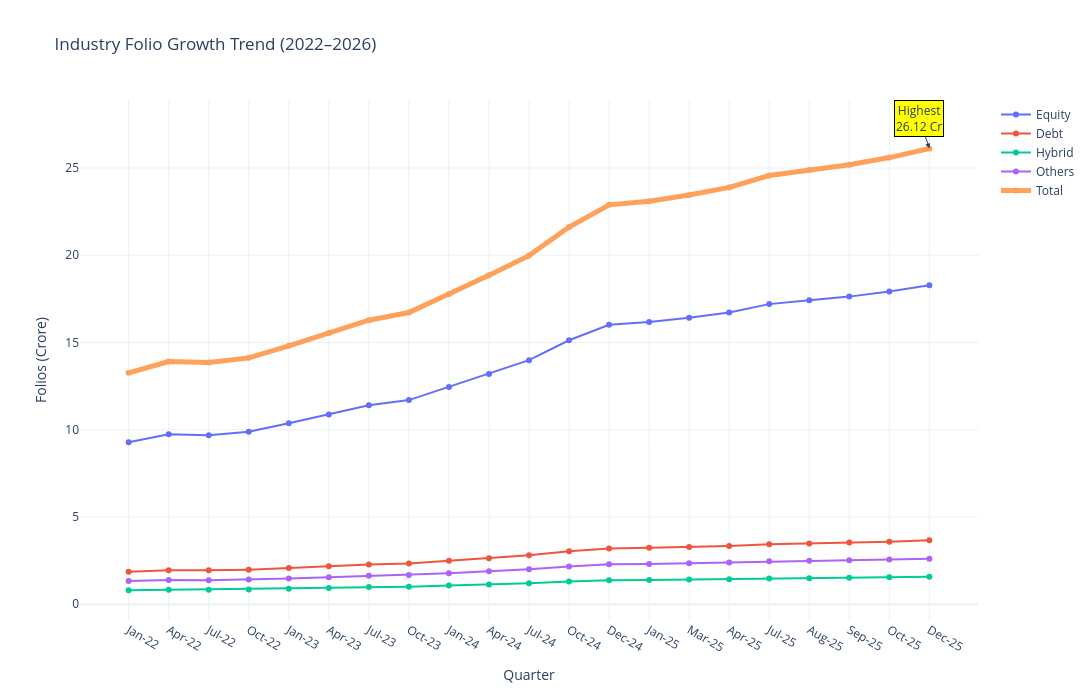

The notebook cell this image was saved under:
### Code cell
fig.update_layout(
    title="Industry Folio Growth Trend (2022–2026)",
    xaxis_title="Quarter",
    yaxis_title="Folios (Crore)",
    template="plotly_white",
    width=1500,
    height=700,
    hovermode="x unified"
)

### Figure 1 — Plotly figure (JSON) as saved in the notebook; plotly's stock layout.template omitted (floating-point values rounded to 4 significant figures)
{"data": [{"mode": "lines+markers", "name": "Equity", "type": "scatter", "x": ["Jan-22", "Apr-22", "Jul-22", "Oct-22", "Jan-23", "Apr-23", "Jul-23", "Oct-23", "Jan-24", "Apr-24", "Jul-24", "Oct-24", "Dec-24", "Jan-25", "Mar-25", "Apr-25", "Jul-25", "Aug-25", "Sep-25", "Oct-25", "Dec-25"], "y": [9.28, 9.74, 9.69, 9.88, 10.37, 10.88, 11.4, 11.7, 12.45, 13.2, 13.99, 15.13, 16.02, 16.17, 16.42, 16.72, 17.2, 17.42, 17.63, 17.92, 18.28]}, {"mode": "lines+markers", "name": "Debt", "type": "scatter", "x": ["Jan-22", "Apr-22", "Jul-22", "Oct-22", "Jan-23", "Apr-23", "Jul-23", "Oct-23", "Jan-24", "Apr-24", "Jul-24", "Oct-24", "Dec-24", "Jan-25", "Mar-25", "Apr-25", "Jul-25", "Aug-25", "Sep-25", "Oct-25", "Dec-25"], "y": [1.86, 1.95, 1.94, 1.98, 2.07, 2.18, 2.28, 2.34, 2.49, 2.64, 2.8, 3.03, 3.2, 3.23, 3.28, 3.34, 3.44, 3.48, 3.53, 3.58, 3.66]}, {"mode": "lines+markers", "name": "Hybrid", "type": "scatter", "x": ["Jan-22", "Apr-22", "Jul-22", "Oct-22", "Jan-23", "Apr-23", "Jul-23", "Oct-23", "Jan-24", "Apr-24", "Jul-24", "Oct-24", "Dec-24", "Jan-25", "Mar-25", "Apr-25", "Jul-25", "Aug-25", "Sep-25", "Oct-25", "Dec-25"], "y": [0.8, 0.83, 0.83, 0.85, 0.89, 0.93, 0.98, 1.0, 1.07, 1.13, 1.2, 1.3, 1.37, 1.39, 1.41, 1.43, 1.47, 1.49, 1.51, 1.54, 1.57]}, {"mode": "lines+markers", "name": "Others", "type": "scatter", "x": ["Jan-22", "Apr-22", "Jul-22", "Oct-22", "Jan-23", "Apr-23", "Jul-23", "Oct-23", "Jan-24", "Apr-24", "Jul-24", "Oct-24", "Dec-24", "Jan-25", "Mar-25", "Apr-25", "Jul-25", "Aug-25", "Sep-25", "Oct-25", "Dec-25"], "y": [1.33, 1.39, 1.38, 1.41, 1.48, 1.55, 1.63, 1.67, 1.78, 1.89, 2.0, 2.16, 2.29, 2.31, 2.35, 2.39, 2.46, 2.49, 2.52, 2.56, 2.61]}, {"line": {"width": 5}, "mode": "lines+markers", "name": "Total", "type": "scatter", "x": ["Jan-22", "Apr-22", "Jul-22", "Oct-22", "Jan-23", "Apr-23", "Jul-23", "Oct-23", "Jan-24", "Apr-24", "Jul-24", "Oct-24", "Dec-24", "Jan-25", "Mar-25", "Apr-25", "Jul-25", "Aug-25", "Sep-25", "Oct-25", "Dec-25"], "y": [13.26, 13.91, 13.85, 14.12, 14.81, 15.54, 16.28, 16.72, 17.78, 18.85, 19.98, 21.62, 22.89, 23.1, 23.45, 23.89, 24.57, 24.89, 25.19, 25.6, 26.12]}], "layout": {"annotations": [{"arrowhead": 2, "bgcolor": "yellow", "bordercolor": "black", "showarrow": true, "text": "Highest<br>26.12 Cr", "x": "Dec-25", "y": 26.12}], "height": 700, "hovermode": "x unified", "title": {"text": "Industry Folio Growth Trend (2022–2026)"}, "width": 1500, "xaxis": {"title": {"text": "Quarter"}}, "yaxis": {"title": {"text": "Folios (Crore)"}}}}
